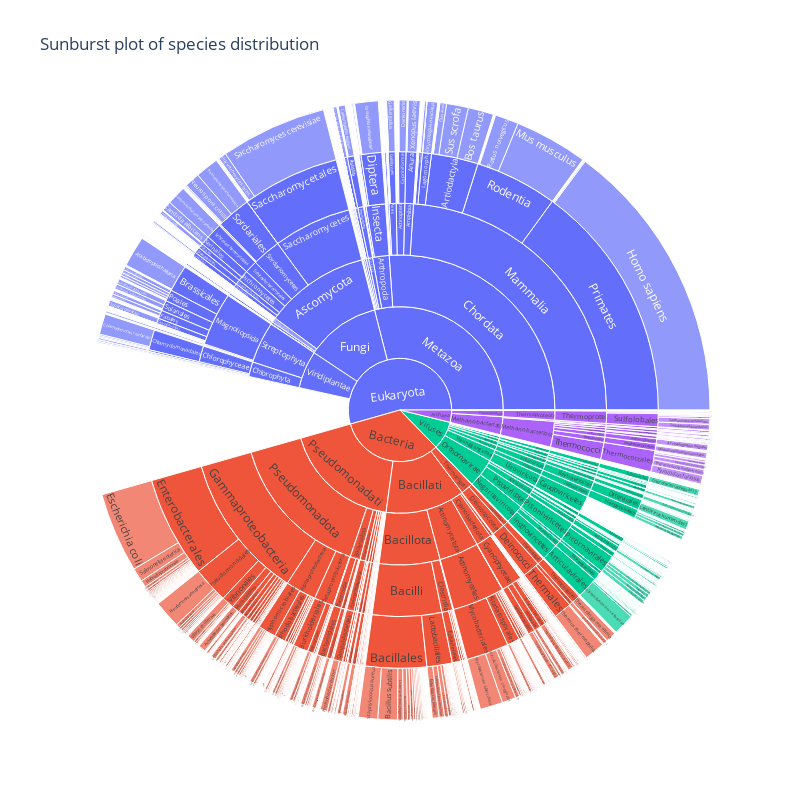

The cell this chart's notebook holds for it:
### Code cell
px.sunburst(
    merged_df,
    path=['domain', 'kingdom', 'phylum', 'class', 'order', 'species'],
    values='Count',
    title="Sunburst plot of species distribution",
    color_continuous_scale='orrd',
    height=800,
    width=800
)

### Figure 1 — Plotly figure (JSON) as saved in the notebook; plotly's stock layout.template omitted (floating-point values rounded to 4 significant figures; data arrays with more than 128 entries replaced by an {"elided": "..."} marker saying what was removed)
{"data": [{"branchvalues": "total", "domain": {"x": [0, 1], "y": [0, 1]}, "hovertemplate": "labels=%{label}<br>Count=%{value}<br>parent=%{parent}<br>id=%{id}<extra></extra>", "ids": {"elided": "2523 str values"}, "labels": {"elided": "2523 str values"}, "name": "", "parents": {"elided": "2523 str values"}, "type": "sunburst", "values": {"elided": "2523 float values"}}], "layout": {"height": 800, "legend": {"tracegroupgap": 0}, "title": {"text": "Sunburst plot of species distribution"}, "width": 800}}
